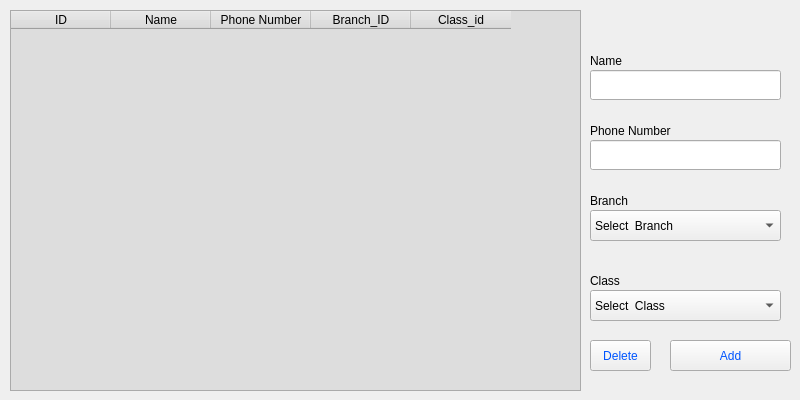
    <widget class="QWidget" name="Student_tab">
     <attribute name="title">
      <string>Students</string>
     </attribute>
     <widget class="QLineEdit" name="Student_name_btn">
      <property name="geometry">
       <rect>
        <x>590</x>
        <y>70</y>
        <width>191</width>
        <height>30</height>
       </rect>
      </property>
      <property name="styleSheet">
       <string notr="true">color: rgb(0, 85, 255);</string>
      </property>
      <property name="text">
       <string/>
      </property>
     </widget>
     <widget class="QTableWidget" name="student_table_widget">
      <property name="geometry">
       <rect>
        <x>10</x>
        <y>10</y>
        <width>571</width>
        <height>381</height>
       </rect>
      </property>
      <property name="styleSheet">
       <string notr="true">font: 10pt &quot;Century Gothic&quot;;
font: 75 12pt &quot;Century Gothic&quot;;
font: 75 10pt &quot;Century Gothic&quot;;
font: 48pt &quot;Century Gothic&quot;;
font: 75 10pt &quot;Century Gothic&quot;;
font: 75 10pt &quot;Century Gothic&quot;;
background-color: rgb(221, 221, 221);
</string>
      </property>
      <column>
       <property name="text">
        <string>ID</string>
       </property>
      </column>
      <column>
       <property name="text">
        <string>Name</string>
       </property>
      </column>
      <column>
       <property name="text">
        <string>Phone Number</string>
       </property>
      </column>
      <column>
       <property name="text">
        <string>Branch_ID</string>
       </property>
      </column>
      <column>
       <property name="text">
        <string>Class_id</string>
       </property>
      </column>
     </widget>
     <widget class="QLineEdit" name="Student_name_btn_2">
      <property name="geometry">
       <rect>
        <x>590</x>
        <y>140</y>
        <width>191</width>
        <height>30</height>
       </rect>
      </property>
      <property name="styleSheet">
       <string notr="true">color: rgb(0, 85, 255);</string>
      </property>
      <property name="text">
       <string/>
      </property>
     </widget>
     <widget class="QLabel" name="label_47">
      <property name="geometry">
       <rect>
        <x>590</x>
        <y>190</y>
        <width>131</width>
        <height>21</height>
       </rect>
      </property>
      <property name="styleSheet">
       <string notr="true">font: 75 12pt &quot;Century Gothic&quot;;</string>
      </property>
      <property name="text">
       <string>Branch</string>
      </property>
     </widget>
     <widget class="QComboBox" name="student_branch_drop">
      <property name="geometry">
       <rect>
        <x>590</x>
        <y>210</y>
        <width>191</width>
        <height>31</height>
       </rect>
      </property>
      <property name="styleSheet">
       <string notr="true">font: 75 10pt &quot;Century Gothic&quot;;</string>
      </property>
      <item>
       <property name="text">
        <string>Select  Branch</string>
       </property>
      </item>
     </widget>
     <widget class="QLabel" name="label_48">
      <property name="geometry">
       <rect>
        <x>590</x>
        <y>270</y>
        <width>131</width>
        <height>21</height>
       </rect>
      </property>
      <property name="styleSheet">
       <string notr="true">font: 75 12pt &quot;Century Gothic&quot;;</string>
      </property>
      <property name="text">
       <string>Class</string>
      </property>
     </widget>
     <widget class="QComboBox" name="student_class_drop">
      <property name="geometry">
       <rect>
        <x>590</x>
        <y>290</y>
        <width>191</width>
        <height>31</height>
       </rect>
      </property>
      <property name="styleSheet">
       <string notr="true">font: 75 10pt &quot;Century Gothic&quot;;</string>
      </property>
      <item>
       <property name="text">
        <string>Select  Class</string>
       </property>
      </item>
     </widget>
     <widget class="QLabel" name="label_34">
      <property name="geometry">
       <rect>
        <x>590</x>
        <y>50</y>
        <width>131</width>
        <height>21</height>
       </rect>
      </property>
      <property name="styleSheet">
       <string notr="true">font: 75 12pt &quot;Century Gothic&quot;;</string>
      </property>
      <property name="text">
       <string>Name</string>
      </property>
     </widget>
     <widget class="QLabel" name="label_39">
      <property name="geometry">
       <rect>
        <x>590</x>
        <y>120</y>
        <width>131</width>
        <height>21</height>
       </rect>
      </property>
      <property name="styleSheet">
       <string notr="true">font: 75 12pt &quot;Century Gothic&quot;;</string>
      </property>
      <property name="text">
       <string>Phone Number</string>
      </property>
     </widget>
     <widget class="QPushButton" name="student_delete_btn">
      <property name="geometry">
       <rect>
        <x>590</x>
        <y>340</y>
        <width>61</width>
        <height>31</height>
       </rect>
      </property>
      <property name="styleSheet">
       <string notr="true">color: rgb(0, 85, 255);
font: 75 10pt &quot;Century Gothic&quot;;</string>
      </property>
      <property name="text">
       <string>Delete</string>
      </property>
     </widget>
     <widget class="QPushButton" name="add_student_btn">
      <property name="geometry">
       <rect>
        <x>670</x>
        <y>340</y>
        <width>121</width>
        <height>31</height>
       </rect>
      </property>
      <property name="styleSheet">
       <string notr="true">color: rgb(0, 85, 255);
font: 75 10pt &quot;Century Gothic&quot;;</string>
      </property>
      <property name="text">
       <string>Add</string>
      </property>
     </widget>
    </widget>
